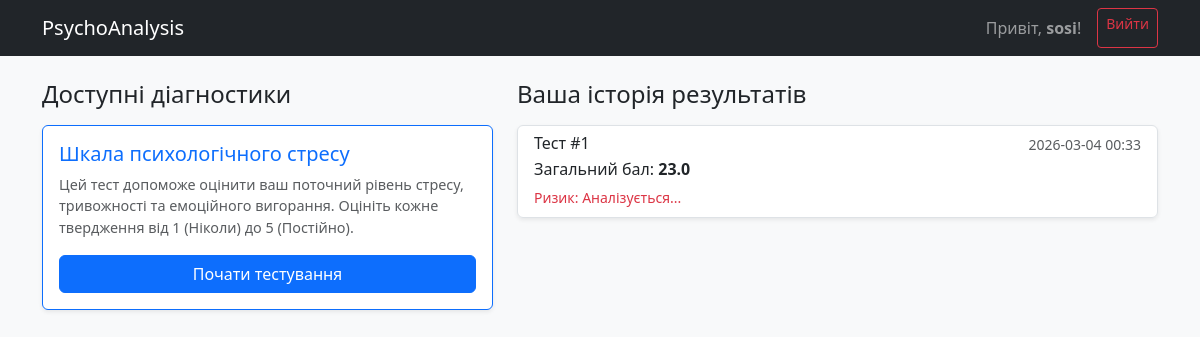
The app's page /dashboard (signed in) with its own data.
### app/models.py (models this page shows)
class User(Base):
    __tablename__ = "users"
    id = Column(Integer, primary_key=True, index=True)
    username = Column(String, unique=True, index=True)
    password_hash = Column(String)
    is_psychologist = Column(Boolean, default=False)
    results = relationship("TestResult", back_populates="user")

class PsychologicalTest(Base):
    __tablename__ = "tests"
    id = Column(Integer, primary_key=True, index=True)
    title = Column(String)
    description = Column(Text)
    questions = relationship("Question", back_populates="test")

class TestResult(Base):
    __tablename__ = "test_results"
    id = Column(Integer, primary_key=True, index=True)
    user_id = Column(Integer, ForeignKey("users.id"))
    test_id = Column(Integer, ForeignKey("tests.id"))
    timestamp = Column(DateTime, default=datetime.datetime.utcnow)
    answers_json = Column(Text)
    total_score = Column(Float)
    ml_risk_level = Column(String)
    nlp_insights = Column(Text)
    user = relationship("User", back_populates="results")

### app/main.py (the view)
@app.get("/dashboard", response_class=HTMLResponse)
def dashboard(request: Request, db: Session = Depends(get_db)):
    token = request.cookies.get("access_token")
    if not token:
        return RedirectResponse(url="/login")
    username = auth.decode_access_token(token)
    if not username:
        return RedirectResponse(url="/login")
    user = db.query(models.User).filter(models.User.username == username).first()
    available_tests = db.query(models.PsychologicalTest).all()
    user_results = db.query(models.TestResult).filter(models.TestResult.user_id == user.id).order_by(
        models.TestResult.timestamp.desc()).all()
    return templates.TemplateResponse("dashboard.html", {
        "request": request,
        "user": user,
        "tests": available_tests,
        "results": user_results
    })

### templates/dashboard.html (shortened to what this page needs)
<!DOCTYPE html>
<html lang="uk">
<head>
    <link href="https://cdn.jsdelivr.net/npm/bootstrap@5.3.0/dist/css/bootstrap.min.css" rel="stylesheet">
</head>
<body class="bg-light">
    <nav class="navbar navbar-expand-lg navbar-dark bg-dark mb-4">
        <div class="container">
            <a class="navbar-brand" href="#">PsychoAnalysis</a>
            <div class="d-flex">
                <span class="navbar-text me-3">Привіт, <strong>{{ user.username }}</strong>!</span>
                <a href="/logout" class="btn btn-outline-danger btn-sm">Вийти</a>
            </div>
        </div>
    </nav>
    <div class="container">
        <div class="row mt-4">
            <div class="col-md-5">
                <h4 class="mb-3">Доступні діагностики</h4>
                {% for test in tests %}
                <div class="card shadow-sm mb-3 border-primary">
                    <div class="card-body">
                        <h5 class="card-title text-primary">{{ test.title }}</h5>
                        <p class="card-text text-muted" style="font-size: 0.9em;">{{ test.description }}</p>
                        <a href="/test/{{ test.id }}" class="btn btn-primary w-100">Почати тестування</a>
                    </div>
                </div>
                {% endfor %}
            </div>
            <div class="col-md-7">
                <h4 class="mb-3">Ваша історія результатів</h4>
                {% if results %}
                    <div class="list-group shadow-sm">
                        {% for res in results %}
                        <div class="list-group-item list-group-item-action">
                            <div class="d-flex w-100 justify-content-between">
                                <h6 class="mb-1">Тест #{{ res.test_id }}</h6>
                                <small class="text-muted">{{ res.timestamp.strftime('%Y-%m-%d %H:%M') }}</small>
                            </div>
                            <p class="mb-1">Загальний бал: <strong>{{ res.total_score }}</strong></p>
                            <small class="text-danger">Ризик: {{ res.ml_risk_level }}</small>
                        </div>
                        {% endfor %}
                    </div>
                {% else %}
                    <div class="alert alert-secondary">Ви ще не пройшли жодного тесту.</div>
                {% endif %}
            </div>
        </div>
    </div>
</body>
</html>

### records on screen
User: username "sosi"
PsychologicalTest: title "Шкала психологічного стресу", description "Цей тест допоможе оцінити ваш поточний рівень стресу, тривожності та емоційного вигорання. Оцініть кожне твердження від 1 (Ніколи) до 5 (Постійно)."
TestResult: test_id "1", timestamp "2026-03-04 00:33", total_score "23.0", ml_risk_level "Аналізується..."
